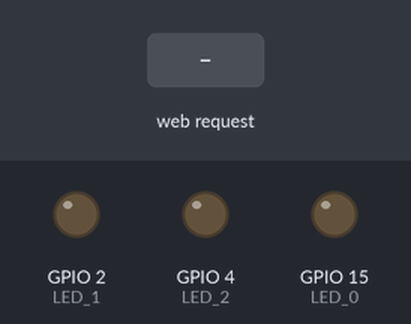
The sketch below on a simulated ESP32. Parts: output pins drawn as LEDs (lit = HIGH). The inputs (shaded band) are chosen by the test bench. WiFi joins after 1.5 s; servers stay silent unless stated; what the sketch prints to the serial monitor is not drawn.

Above: at 4.7 s.
4.8 s: HTTP request GET /led1 received
At 6.0 s:
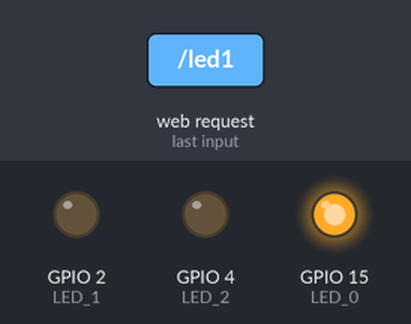
6.3 s: HTTP request GET /led2 received
At 7.1 s:
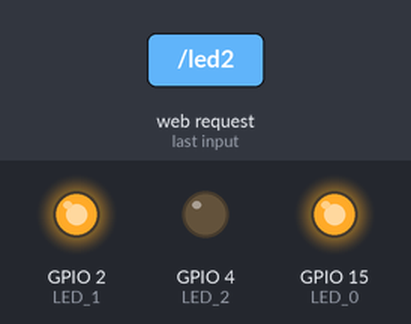
7.8 s: HTTP request GET /led1 received
At 8.2 s:
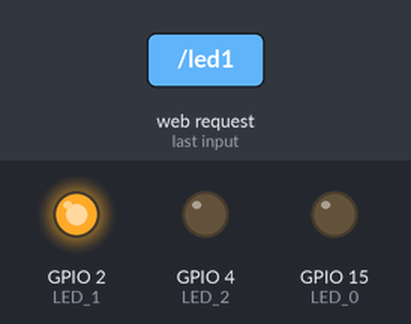
9.3 s: HTTP request GET /led3 received
At 10.5 s:
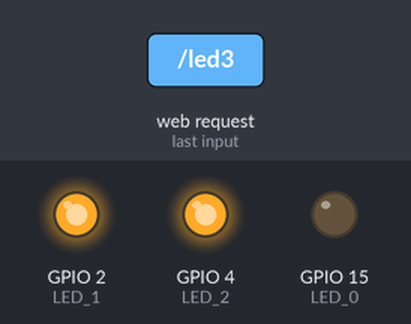
10.8 s: HTTP request GET /led2 received
At 11.7 s:
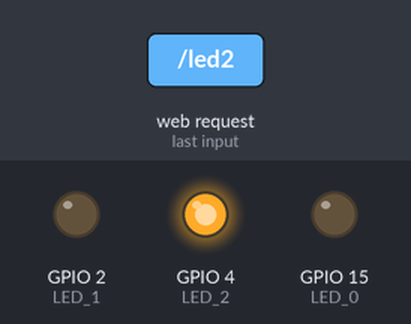
Timing chart, 0 to 13.3 s (numbered marks = the images above; inputs shaded):
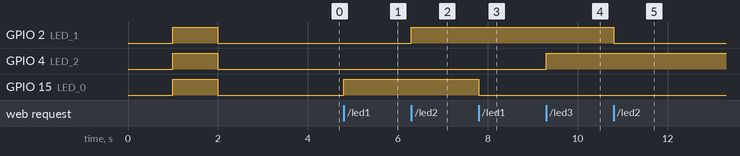

Measured:
- after the input at 4.8 s, GPIO 15 (LED_0): LOW → HIGH at once
- after the input at 6.3 s, GPIO 2 (LED_1): LOW → HIGH at once
- after the input at 7.8 s, GPIO 15 (LED_0): HIGH → LOW at once
- after the input at 9.3 s, GPIO 4 (LED_2): LOW → HIGH at once
- after the input at 10.8 s, GPIO 2 (LED_1): HIGH → LOW at once

The sketch:

firmware.ino
```cpp
#include <WiFi.h>


const char* ssid = "your SSID";
const char* password = "your password";

bool led1IsOn = false;
bool led2IsOn = false;
bool led3IsOn = false;
const int LED_0 = 15;
const int LED_1 = 2;
const int LED_2 = 4;

WiFiServer server(80);


void setup() {
  Serial.begin(115200);
  pinMode(LED_0, OUTPUT);
  pinMode(LED_1, OUTPUT);
  pinMode(LED_2, OUTPUT);
  delay(1000);
  digitalWrite(LED_0, HIGH);
  digitalWrite(LED_1, HIGH);
  digitalWrite(LED_2, HIGH);
  delay(1000);
  digitalWrite(LED_0, LOW);
  digitalWrite(LED_1, LOW);
  digitalWrite(LED_2, LOW);


  Serial.print("Connecting to ");
  Serial.println(ssid);

  WiFi.mode(WIFI_STA);
  WiFi.begin(ssid, password);

  while (WiFi.status() != WL_CONNECTED) {
    delay(500);
    Serial.print(".");
  }
  Serial.println("");
  Serial.println("WiFi connected");

  server.begin();
  Serial.println("Server started");

  Serial.println(WiFi.localIP());
}


void loop() {
  // Check if a client has connected

  WiFiClient client = server.available();
  if (!client) {
    return;
  }
  // Wait until the client sends some data
  Serial.println("new client");
  while(!client.available()){
    delay(1);
  }
   // Read the first line of the request
  String req = client.readStringUntil('\r');
  Serial.println(req);
  controller(req, client);

  client.flush();
  // Prepare the response
  String s = "response";

  // Send the response to the client
  client.print(s);

  delay(1);
  client.stop();
  Serial.println("Client disonnected");


}

void controller(String req,  WiFiClient client){
   if(req.indexOf("/led1") != -1){
     setLedState(LED_0, led1IsOn);
     led1IsOn = !led1IsOn;
    } else if(req.indexOf("/led2") != -1){
      setLedState(LED_1, led2IsOn);
      led2IsOn = !led2IsOn;
    } else if(req.indexOf("/led3") != -1){
      setLedState(LED_2, led3IsOn);
      led3IsOn = !led3IsOn;
    } else {
    Serial.println("invalid request");
    client.stop();
    return;
  }
  }
void setLedState(int led, bool state){
  if(!state){
    digitalWrite(led, HIGH);
  } else {
    digitalWrite(led, LOW);}
  }
```
